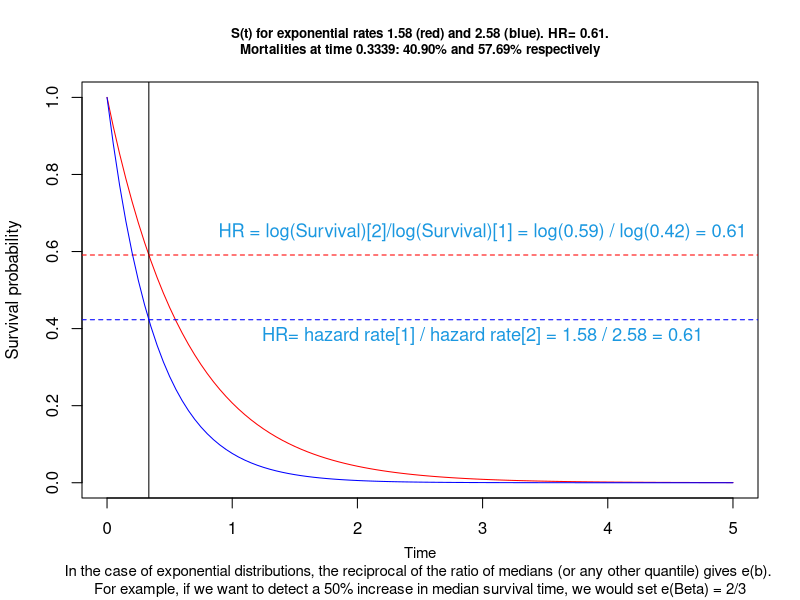
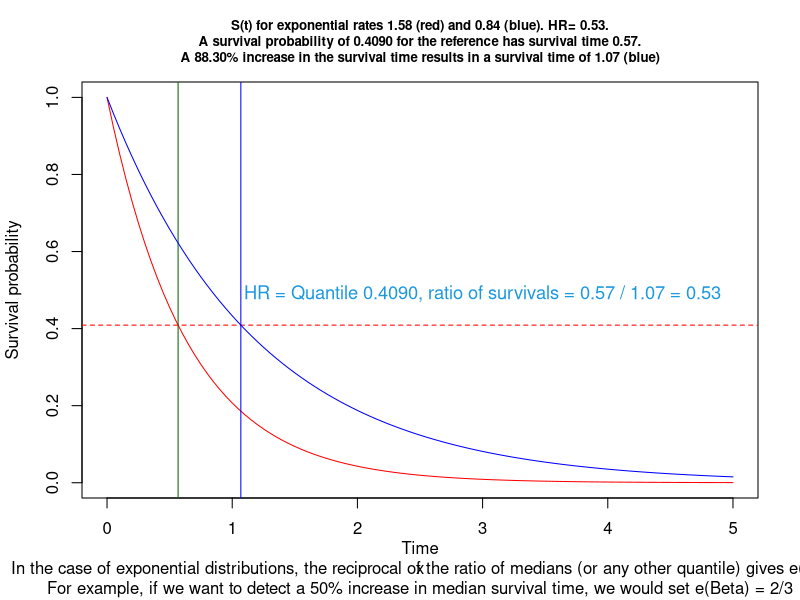
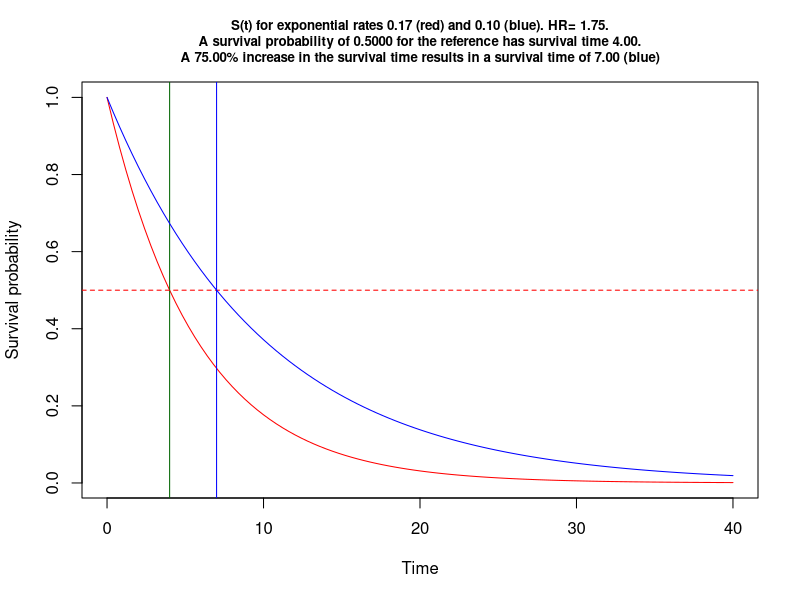
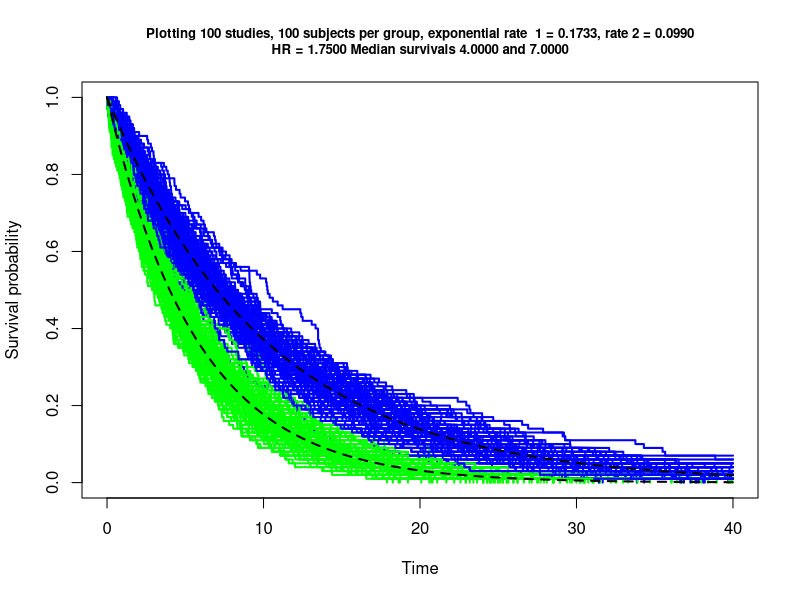

Source code (R) for these figures, in order: (Note: this script raises an error after producing the figures.)
## ---- chunk 1

#/***************************************************************************#
#Filename           :      xxxxxxxxxxxxxxxxxxxxx
#Author             :      obrieea1
#Date               :      xx-May-2021
#R                  :      xxxxxxxxxxxxx
#Platform           :      xxxxxxxxxxxxx 
#Project/Study      :      xxxxxxxxxxxxx
#Description        :      xxxxxxxxxxxxx   
#Assumptions:   
#Input              :       
#Output             :      An .R, .Rmd and .html file is output to xxx
#                          An .R file is output to the dir where original .Rmd file is located
#Macros used        :      none
#---------------------------------------------------------------------------
#MODIFICATION HISTORY: 
#    <DD-MON-YYYY>,
#    <Description> 
#    
#***************************************************************************/

# knit: (function(inputFile, encoding) { 
#               out_dir <- '~/Survival-power';   
#           rmarkdown::render(inputFile,
#                         encoding=encoding, 
#       output_file=file.path(out_dir,'survival power exploration.html')) })

        rm(list=ls())

        set.seed(123)
        startTime<-proc.time()
        library(knitr)
        knit_hooks$set(purl = hook_purl)  #new line
        options(width=120)
        options(width = 999)
        opts_chunk$set(comment = "", warning = FALSE, message = FALSE,
                       echo = FALSE, tidy = FALSE, size="tiny",  cache=FALSE,
                       progress=TRUE,
                         fig.width=7, fig.height=3.5,
                       cache.path = 'program_Cache/',
                       fig.path='figure/')
         
        knitr::knit_hooks$set(inline = function(x) {
          knitr:::format_sci(x, 'md')
        })
         
        
        options(scipen=999)  # remove scientific notation
        
      
        # create an R file of the code!
        # https://stackoverflow.com/questions/26048722/knitr-and-tangle-code-without-execution
        
         # knit_hooks$set(purl = function(before, options) {
         #   if (before) return()
         #   input  = current_input()  # filename of input document
         #   output = paste(tools::file_path_sans_ext(input), 'R', sep = '.')
         #   if (knitr:::isFALSE(knitr:::.knitEnv$tangle.start)) {
         #   assign('tangle.start', TRUE, knitr:::.knitEnv)
         #   unlink(output)
         # }
         #   cat(options$code, file = output, sep = '\n', append = TRUE)
         # })

          # function to calculate the mode     
          getmode <- function(v) {
               uniqv <- unique(v)
               uniqv[which.max(tabulate(match(v, uniqv)))]
          }
  
          
        # https://stackoverflow.com/questions/36868287/purl-within-knit-duplicate-label-error
          
          options(knitr.duplicate.label = 'allow') # to help with purl
 
          
## ---- chunk 2

 
      
      gps1 <-  paste0('~/Survival-power')
      gps2 <-  paste0('~/Survival-power')
      
      path.script <- paste0(gps1, '')        # code to go here
      path.import <- paste0(gps2, '')  # data is here
      path.export <- paste0(gps1, '') 
      
      wd <- Rhome <- paste0('~/Survival-power')
      wd.code <- paste0(Rhome,'')                 
      wd.data <- paste0(Rhome,'')
 
      
      
      # rounding functions
      p2 <- function(x) {formatC(x, format="f", digits=2)}
      p3 <- function(x) {formatC(x, format="f", digits=3)}
      p4 <- function(x) {formatC(x, format="f", digits=4)}
      
       # https://stackoverflow.com/questions/3245862/format-numbers-to-significant-figures-nicely-in-r
      formatz <- function(x){
        
        if (!is.na(x)  ) {
          
          formatC(signif(x,digits=5), digits=5,format="fg", flag="#",big.mark=",")
          
        }
        
      }
      
      formatz0 <- function(x){
        sprintf(x, fmt = '%s')  
      }
      formatz1 <- function(x){
        sprintf(x, fmt = '%#.1f')  
      }
      formatz2 <- function(x){
        sprintf(x, fmt = '%#.2f')  
      }
      formatz00 <- function(x){
        round(x,0) 
      }
      formatz4 <- function(x){
        sprintf(x, fmt = '%#.4f')  
      }
 
      
## ---- chunk 3
      
    # functions  to get means and SDs, not used
    mymean <- function(x) {mean(x, na.rm=T)}
    mysd <- function(x) {sd(x, na.rm=T)}
    
     
## ---- chunk 4
 
    library(survival)
    library(rms) # for modelling
    library(tidyverse)
   
## ---- chunk 5
      
  # x <- list.files(path.import,".")   # get the names of all files in this dir.
  # #
  # f <- x[grep("\\.sas7bdat\\b",x)]  # get the names that include sas7bdat
  # 
  # f <- c("zzzzz.sas7bdat","yyyy.sas7bdat","xxxx.sas7bdat")
  # 
  # # assign names to objects and call the object the actual name
  # for (i in 1:length(f)) assign(f[i], haven::read_sas(paste0(path.import,f[i])))


  lambda  <-runif(1,1,3)                       # this will be a constant hazard rate
  lambda2 <-runif(1,1,3)                       # second curve rate
  
  end <- ceiling(-(log(1-.999)/ lambda))       # for plotting 99th percentile
  s <- seq(0,end, length.out = end+1)          # reasonable x axis
  p=.5                                         # choose survival prop
  p=runif(1)
  ms <- -log(1-p)/lambda                       # survival

 
  
  (time1 <- ms )
  (mort1 <-  exp(-lambda2*  ms  ) ) # e^-lambda*t
  
  # tereneau book p62
  # In the case of exponential distributions, the reciprocal of the ratio of
  # medians (or any other quantile) gives e(b). For example, if we want to
  # detect a 50% increase in median survival time, we would set e(Beta) = 2/3. 
  (log(1-p)/log(mort1))
  lambda/lambda2
  #~~~~~~~~~~~~~~~~~~~~~~~~~~~~~~~~~~~~~~~~~~~~~~~~~~~~~~~~~~~~~~~~~~~~~~~~~~~~~~~~~~~~
  #~~~~~~~~~~~~~~~~~~~~~~~~~~~~~~~~~~~~~~~~~~~Survival function~~~~~~~~~~~~~~~~~~~~~~~~~~~~~~~
  #par(mfrow=c(2,1))
  zp <- function(x, shape, scale)
    pweibull(x, shape=shape, scale=scale,lower.tail=F)
  
 
   
  curve(zp(x, shape=1, scale=1/lambda), from=0, to=end, 
         main=paste0("S(t) for exponential rates ",formatz2(lambda)," (red) and ",formatz2(lambda2), " (blue). HR= ",formatz2(lambda/lambda2),".\nMortalities at time ",
                       formatz4(ms),": ",formatz2(p*100),"% and ", 
                    formatz2((1-mort1)*100 ), "% respectively" ), cex.main = .8,
        ylab='Survival probability', xlab='', col="red", sub= "Time\nIn the case of exponential distributions, the reciprocal of the ratio of medians (or any other quantile) gives e(b). \nFor example, if we want to detect a 50% increase in median survival time, we would set e(Beta) = 2/3" ,
          cex.sub=.9)
  
  
  abline(v=ms )  
  abline(h=1-p , col='red' , lty=2)
  
   
  curve(zp(x, shape=1, scale=1/lambda2), from=0, to=end, #main=paste0("S(t), rate = ",lambda2,""),
        ylab='Survival probability', xlab='Time', col="blue", add=TRUE)
  abline(h=mort1 , col='blue' , lty=2)  # think of exp(-lambda*t) where t is the define line above
  

  text(x = end*.6, y = (1-p)*1.1, #.7,                # Text with different color & size
       paste0("HR = log(Survival)[2]/log(Survival)[1] = log("
              ,formatz2(1-p),
              ") / log(",
              formatz2(mort1),
              ") = ", 
              formatz2( log(1-p)/log(mort1) ),
              ""),
       col = "#1b98e0",
       cex = 1.1)
  
  text(x = end*.6, y = mort1*.9, #.5,                # Text with different color & size
       paste0(expression("HR= hazard rate[1] / hazard rate[2] = "),formatz2(lambda)," / ",formatz2(lambda2)," = "
              ,formatz2(lambda/lambda2),""
              ),
       col = "#1b98e0",
       cex = 1.1)
 # ratio of two survivals
 A <- -log(1-p)/lambda2
 B <- -log(1-p)/lambda
  
 A/B
 lambda/lambda2

## ---- chunk 6
      
 #~~~~~~~~~~~~~~~~~~~~~~~~~~~~~~~~~~~~~~~~~~~~~~~~~~~~~~~~~~~~~~~~~~~~~~~~~~~~~~~~~~~~~~~~~~~~~~~~
 ## instead of survival mortality lets postulated change in the time for survival  
 
  #a 50% increase in median survival time, we would set e(3 =
 
 fact. <-  0.50     # % increase in time for survival of this means
 fact. <-  runif(1) # % increase in time for survival of this means
 #lambda <-  3 # baseline hazard (reference)
 lambda2  <-  lambda/(1+fact.)
 hr    <-  lambda2/lambda
 
 ref.time <- -log(p)/lambda
 trt.time <- -log(p)/lambda2
 
 curve(zp(x, shape=1, scale=1/lambda), from=0, to=end, 
       main=paste0("S(t) for exponential rates ",formatz2(lambda)," (red) and ",formatz2(lambda2), " (blue). HR= ",formatz2(hr),".\n A survival probability of ",formatz4(p)," for the reference has survival time ",
                   formatz2( ref.time),". \nA ",formatz2(fact.*100) ,"% increase in the survival time results in a survival time of ",formatz2(trt.time)," (blue)"),  cex.main = .8,
       ylab='Survival probability', #xlab='Time', 
       col="red",
        sub= "Time\nIn the case of exponential distributions, the reciprocal of the ratio of medians (or any other quantile) gives e(b). \nFor example, if we want to detect a 50% increase in median survival time, we would set e(Beta) = 2/3" )
 
 
   text(x = end*.6, y = p*1.2,              # Text with different color & size
       paste0("HR = Quantile ",formatz4(p),", ratio of survivals = "
              ,formatz2(ref.time),
              " / ",
              formatz2(trt.time),
              " = ", 
              formatz2( ref.time/trt.time ),
              ""),
       col = "#1b98e0",
       cex = 1.1)
 
 
 abline(v= -log(p)/lambda, col='darkgreen')  
 abline(h=p , col='red' , lty=2)
 abline(v= -log(p)/lambda2 , col='blue')   
 
 curve(zp(x, shape=1, scale=1/lambda2), from=0, to=end,  
       ylab='Survival probability', xlab='Time', col="blue", add=TRUE)
  
 #~~~~~~~~~~~~~~~~~~~~~~~~~~~~~~~~~~~~~~~~~~~~~~~~~~~~~~~~~~~~~~~~~~~~~~~~~~~~~~~~~~~~~~~~~~~~~~~~
 
# par(mfrow=c(1,1))
 
## ---- chunk 7
     
## ---- chunk 8
 
# This function is useful for creating d1 an input to Hmisc cpower

  morti <- function ( d0=.5, hr=2/3, time=6){
    
      lambda = -log(1-d0)/time     # hazard rate 
      m = 1 - exp(-lambda*time*hr) # mortality hence subtracting from 1
      return(m)
  } 
  
 
  d0 <- 0.5
  d1 <- morti()
  
  cpower(tref=6, n=352, mc=d0, r= 100*(d0 - d1)/d0, tmin=39/4, 
         accrual=74/4, alpha=.05, pr=TRUE,
         noncomp.c = 0, noncomp.i = 0)


 
## ---- chunk 9

## ---- chunk 10
  
d0 <- 1-.29
d1 <- 1-.4
cpower(tref=1, n=444, mc=d0, r= 100*(d0 - d1)/d0, tmin=1, 
       accrual=1, alpha=.05, pr=TRUE,
       noncomp.c = 0, noncomp.i = 0)
  
  
  
## ---- chunk 11
     
## ---- chunk 12
     

cpower(tref=2, n=1000, mc=.2, r=25, accrual=2, tmin=1, 
       noncomp.c=10, noncomp.i=17.5)

# repeating using my function, only difference due to rounding

  d0= .2
  time=2
  hr=0.7283
  d1 <- morti(d0=d0, hr= hr, time=time)
  
  cpower(tref=time, n=1000, mc=d0, r=100*(d0 - d1)/d0, accrual=2, tmin=1, 
         noncomp.c=10, noncomp.i=17.5)
 
## ---- chunk 13

  
  d0= .6
  time=5
  d1=.41
  
  cpower(tref=time, n=400, mc=d0, r=100*(d0 - d1)/d0, accrual=1.5, tmin=2,    # p478 and p482
         noncomp.c=0, noncomp.i=0)
  
  cpower(tref=time, n=400, mc=d0, r=100*(d0 - d1)/d0, accrual=2.0,  tmin=2,    # p483
         noncomp.c=0, noncomp.i=0)
  
  cpower(tref=time, n=903, mc=d0, r=100*(d0 - d1)/d0, accrual=20/24, tmin=0,  # p483 no this does not match <-!!
         noncomp.c=0, noncomp.i=0) 


## ---- chunk 14

# Stata survival book p353/354, we duplicate with cpower
# stpower exponential 0.03, hratio(0.6) power(0.9) aperiod(20) fperiod(15)

    hr   <- 0.6
    h    <- 0.03  
    time <- 1/h*(-log(1-0.5))^(1)  #Weibull
    d0   <- 0.5
    d1   <- morti(d0=d0, hr= hr, time=time)  # my function
  
  cpower(tref=time, n=190*2, mc=d0, r=100*(d0 - d1)/d0, accrual=20, tmin=15, 
         noncomp.c=0, noncomp.i=0) #

## ---- chunk 15

 
# stpower exponential 0.03, hratio(0.6) power(0.9) fperiod(35) loghazard detail

simfunx <- function(p=1, hr=.6, n=30, At=20, lambdaC=.018, alpha=0.05, seed=NULL ) {
  
      if (!is.null(seed)) set.seed(seed)
      
      h  <- lambdaC #                    # hazard for exponential using med surv, remeber -log(0.5) is the same 
      ms <- 1/h*(-log(1-0.5))^(p)        # lets show we know how to recreate median survival
      T1 <- 1/h*(-log(runif(n)))^(p)     # weibull times, p=1 so exp, lambda=h
      
      ms2<- ms*hr                        # use the HR to get hazard in other group
      h2 <- log(2)/ms2
      T2 <- 1/h2*(-log(runif(n)))^(p)    # create n weibull times, p=1 so exp, lambda=h2
      
      # lambdaC hazard of censoring
      C1 = rweibull(n, shape=1, scale=1/lambdaC)   # censoring time
      C2 = rweibull(n, shape=1, scale=1/lambdaC)   # censoring time
      
      C1 = rep(100000,n)    # censoring time, basically no censoring due to large time I use here
      C2 = rep(100000,n)    # censoring time  basically no censoring due to large time I use here
      
      time1 = pmin(T1,C1)  # observed time is min of censored and true grp0
      time2 = pmin(T2,C2)  # observed time is min of censored and true grp1
      
      event1 = time1==T1   
      event2 = time2==T2   
      
      event = c(event1,event2)
      Ti = c(time1,time2)
      
      event <- ifelse(Ti >= At, 0, event)
      Ti <-     ifelse(Ti >= At, At, Ti)
      #~~~~~~~~~~~~~~~~~~~~~~~~~~~~~~~~~~~~~~~~~~~~~~~~~~~~~~~~~~~~~~~~~~~~~
      dd <- data.frame(T= Ti, 
                       x = c(rep(1,n), rep(0,n)), 
                       event = event )
      
      l = coxph(Surv(T, event) ~ x, dd)
      
      o <- anova(l)$`Pr(>|Chi|)`[2] # P-value from likelihood ratio test
      
      pow <- o<=alpha
      
      u <- exp(confint(l, level = .9))  [2][[1]]  # use for upper 90% conf interval for non inferiority
      
      n <- (l$n-l$nevent)/l$n  
      
      p <- exp(l$coefficients[[1]])
      
      ev <- l$nevent  # no of events
      
      h1=h
      h2=h2
      
      c( (h1), (h2), (ev),  (n), (p), (u), (o),  (pow))
}


  simres <- plyr::raply(1000,simfunx(p=1, hr=1/.6, n=294/2, At=35, lambdaC=.03))
  simres <- as.data.frame(simres)
  names(simres) <- c("h1","h2","No of events", "Proportion of events","HR", "HR Upper 90CI","Mean P-value","Power")
  options(digits=3)
  r <- (apply(simres,2, mean))
  r<-as.data.frame(r)
  print(kable(t(r)))
  options(digits=7)


## ---- chunk 16


## ---- chunk 17


simfunf <- function(p=1, hr=.6, n=30, acc=20, fup=5, lambdaC=.018, alpha=0.05, seed=NULL ) {
  
  if (!is.null(seed)) set.seed(seed)
  
  At <- T1 <- T2 <- D1 <- D2 <- T1a <- T2a <- time1 <- time2 <- l <- NULL
  
  At= acc + fup
  
  h  <- lambdaC #                    # hazard for exponential using med surv, remeber -log(0.5) is the same 
  ms <- 1/h*(-log(1-0.5))^(p)        # lets show we know how to recreate median survival
  T1 <- 1/h*(-log(runif(n)))^(p)     # weibull times, p=1 so exp, lambda=h
  
  ms2<- ms*hr                        # use the HR to get hazard in other group
  h2 <- log(2)/ms2
  T2 <- 1/h2*(-log(runif(n)))^(p)    # create n weibull times, p=1 so exp, lambda=h2
  
  # lambdaC hazard of censoring
  C1 = rweibull(n, shape=1, scale=1/lambdaC)   # censoring time
  C2 = rweibull(n, shape=1, scale=1/lambdaC)   # censoring time
  
  a1 <- runif(n,0,acc) # use these for random uniform accrual times
  a2 <- runif(n,0,acc)
  
  D1 = T1+a1   # add rand uniform to weibull events
  D2 = T2+a2
  
  T1a <- ifelse(D1>At, At,  T1 )  # make sure no time + accrual entry exceeds accrual + follow up
  T2a <- ifelse(D2>At, At,  T2 )  # and replace [rand uniform to weibull events] with original time to event time

  # by pass censoring, so no censoring!
  C1 = rep(100000,n)    # censoring time, basically no censoring
  C2 = rep(100000,n)    # censoring time  basically no censoring
  
  time1 = pmin(T1a,C1)  # observed time is min of censored and true grp0
  time2 = pmin(T2a,C2)  # observed time is min of censored and true grp1
  
  event1 = time1==T1a   
  event2 = time2==T2a   
  
  
  event = c(event1,event2)
  Ti = c(time1,time2)
  
  event <- ifelse(Ti >= At, 0, event)
  Ti <-     ifelse(Ti >= At, At, Ti)
  #~~~~~~~~~~~~~~~~~~~~~~~~~~~~~~~~~~~~~~~~~~~~~~~~~~~~~~~~~~~~~~~~~~~~~
  dd <- data.frame(T= Ti, 
                   x = c(rep(1,n), rep(0,n)), 
                   event = event )
  
  l = coxph(Surv(T, event) ~ x, dd)
  
  o <- anova(l)$`Pr(>|Chi|)`[2] # P-value from likelihood ratio test
  
  pow <- o<=alpha
  
  u <- exp(confint(l, level = .9))  [2][[1]]  # use for upper 90% conf interval for non inferiority
  
  n <- (l$n-l$nevent)/l$n  
  
  p <- exp(l$coefficients[[1]])
  
  ev <- l$nevent  # no of events
  
  h1=h
  h2=h2
  
  c(h1,h2,ev,n,p,u,o, pow)
}

# my god it works!!!
  simres <- plyr::raply(1000,simfunf(p=1, hr=.6, n=190,  lambdaC=.018, acc=20, fup=15))
  simres <- as.data.frame(simres)
  names(simres) <- c("h1","h2","No of events", "Proportion of events","HR", "HR Upper 90CI","Mean P-value","Power")
  options(digits=3)
  r <- (apply(simres,2, mean))
  r<-as.data.frame(r)
  print(kable(t(r)))
  options(digits=7)


## ---- chunk 18
 
  
  hr=.6
  h  <- .03  
  time <- 1/h*(-log(1-0.5))^(1) 
  d0=.5
  
  d1 <- morti(d0=d0, hr= hr, time=time)
  
  cpower(tref=time, n=190*2, mc=d0, r=100*(d0 - d1)/d0, accrual=20, tmin=15, 
         noncomp.c=0, noncomp.i=0) #?


## ---- chunk 19
 
  weibSurv <- function(x, shape, scale)
      pweibull(x, shape=shape, scale=scale,lower.tail=F)

#~~~~~~~~~~~~~~~~~~~~~~~~~~~~~~~~~~~~~~~~~~~~~~~~~~~~~~~~~~~~~~~~~~~~~~~~~~~~~~~~~~~~~~~~~~~~~~~~
# instead of survival mortality lets postulated change in the time for survival  
# visualize the question
#~~~~~~~~~~~~~~~~~~~~~~~~~~~~~~~~~~~~~~~~~~~~~~~~~~~~~~~~~~~~~~~~~~~~~~~~~~~~~~~~~~~~~~~~~~~~~~~~

  # inputs
  n     <- 100                             # no of patients per group
  ms1   <- 4                               # median survival null
  ms2   <- 7                               # median survival alternative
  p     <- 0.50                            # time for survival probability
  fact. <- (ms2-ms1)/ms1                   # % increase in time for survival of this means
  h     <- lambda   <-  log(2)/ms1         # baseline hazard (reference)
  h2    <- lambda2  <-  lambda/(1+fact.)   # alternate hazard
  hr    <- lambda/lambda2                  # hr compares to alternate/longer survival

## ---- chunk 20
   
  
#~~~~~~~~~~~~~~~~~~~~~~~~~~~~~~~~~~~~~~~~~~~~~~~~~~~~~~~~~~~~~~~~~~~~~~~~~~~~~~~~~~~~~~~~~~~~~~~~
# visualize the question
#~~~~~~~~~~~~~~~~~~~~~~~~~~~~~~~~~~~~~~~~~~~~~~~~~~~~~~~~~~~~~~~~~~~~~~~~~~~~~~~~~~~~~~~~~~~~~~~~

  end <- ceiling(-(log(1-.999)/ lambda))       # for plotting the range of x axis, calc. 99th percentile
  s   <- seq(0,end, length.out = end+1)    
  
  curve(weibSurv(x, shape=1, scale=1/lambda), from=0, to=end, 
        main=paste0("S(t) for exponential rates ",formatz2(lambda)," (red) and ",formatz2(lambda2), " (blue). HR= ",formatz2(hr),".\n A survival probability of ",formatz4(p)," for the reference has survival time ",
                    formatz2(-log(p)/lambda),". \nA ",formatz2(fact.*100) ,"% increase in the survival time results in a survival time of ",formatz2(-log(p)/lambda2)," (blue)"),  cex.main = .8,
        ylab='Survival probability', xlab='Time', col="red")
  
  abline(v= -log(p)/lambda, col='darkgreen')  
  abline(h=p , col='red' , lty=2)
  abline(v= -log(p)/lambda2 , col='blue')   
  
  curve(weibSurv(x, shape=1, scale=1/lambda2), from=0, to=end,  
        ylab='Survival probability', xlab='Time', col="blue", add=TRUE)

## ---- chunk 21
  
#~~~~~~~~~~~~~~~~~~~~~~~~~~~~~~~~~~~~~~~~~~~~~~~~~~~~~~~~~~~~~~~~~~~~~~~~~~~~~~~~~~~~~~~~~~~~~~~~
# Plot many studies
#~~~~~~~~~~~~~~~~~~~~~~~~~~~~~~~~~~~~~~~~~~~~~~~~~~~~~~~~~~~~~~~~~~~~~~~~~~~~~~~~~~~~~~~~~~~~~~~~

  T1 <- 1/h* (-log(runif(n)))^(1)      # 1 in brackets dictates exponential dist
  T2 <- 1/h2*(-log(runif(n)))^(1)      # 1 in brackets dictates exponential dist
  
  survfit1 <- survfit(Surv(T1) ~ 1)
  plot(survfit1, ylab="Survival probability", xlab="Time",col="green", conf.int=FALSE, 
       main=paste0("Plotting ",n," studies, ",n," subjects per group, exponential rate  1 = ",formatz4(h),", rate 2 = ",formatz4(h2), "\nHR = ",formatz4(h/h2),
                   " Median survivals ",formatz4(log(2)/lambda)," and ",formatz4(log(2)/lambda2)), xlim=c(0,end), cex.main = .8)
  
  survfit2 <- survfit(Surv(T2) ~ 1)
  lines(survfit2, lwd=2, col='blue', conf.int = FALSE)  
  
  # draw 100 studies!
  for ( i in 1:n) {
    
    T1 <- 1/h* (-log(runif(n)))^(1)   # 1 in brackets dictates exponential dist
    T2 <- 1/h2*(-log(runif(n)))^(1)   # 1 in brackets dictates exponential dist
    
    survfit1 <- survfit(Surv(T1) ~ 1)
    lines(survfit1, lwd=2, col='green', conf.int = FALSE)  
    
    survfit2 <- survfit(Surv(T2) ~ 1)
    lines(survfit2, lwd=2, col='blue', conf.int = FALSE)  
    
  }
  
  # plot true survival curve, constant hazard h
  curve(weibSurv(x, shape=1, scale=1/h), from=0, to=end, n=length(T1), 
        col='black', lwd=2, lty=2,
        ylim=c(0,1), add=TRUE)
  
  # plot true survival curve, constant hazard h2
  curve(weibSurv(x, shape=1, scale=1/h2), from=0, to=end, n=length(T1), 
        col='black', lwd=2, lty=2,
        ylim=c(0,1), add=TRUE)


## ---- chunk 22
  
#~~~~~~~~~~~~~~~~~~~~~~~~~~~~~~~~~~~~~~~~~~~~~~~~~~~~~~~~~~~~~~~~~~~~~~~~~~~~~~~~~~~~~~~~~~~~~~~~
# power simulation
#~~~~~~~~~~~~~~~~~~~~~~~~~~~~~~~~~~~~~~~~~~~~~~~~~~~~~~~~~~~~~~~~~~~~~~~~~~~~~~~~~~~~~~~~~~~~~~~~

  sim = function(h,h2,n) {
    
    # Simulate some time to event data
    T1 <- 1/h* (-log(runif(n)))^(1)   
    T2 <- 1/h2*(-log(runif(n)))^(1) 
    
    # data
    ti = c(T1, T2)
    gr = c(rep(1, n), rep(0, n))
    
    l = coxph(Surv(ti) ~ gr)    # Fit Cox model
    anova(l)$`Pr(>|Chi|)`[2]   # P-value 
  }
  
  #set.seed(123) # Reproducible pseudorandom numbers
  pv <-  replicate(1000, sim(n = 200/2, h = h, h2=h2)) 
  mean(pv <= 0.05)  

  
## ---- chunk 23
#~~~~~~~~~~~~~~~~~~~~~~~~~~~~~~~~~~~~~~~~~~~~~~~~~~~~~~~~~~~~~~~~~~~~~~~~~~~~~~~~~~~~~~~~~~~~~~~~
# let's use Frank Harrell Hmisc cpower function
# the perspective here is change in mortality at initial time of interest rather 
#~~~~~~~~~~~~~~~~~~~~~~~~~~~~~~~~~~~~~~~~~~~~~~~~~~~~~~~~~~~~~~~~~~~~~~~~~~~~~~~~~~~~~~~~~~~~~~~~
  morti <- function ( d0=.5, hr=2/3, time=6){
    
    lambda = -log(1-d0)/time     # hazard rate 
    m = 1 - exp(-lambda*time*hr) # mortality hence subtracting from 1
    return(m)
  } 
  
  time <- ms1
  d0   <- p
  hr   <- 1/hr
  
  d1 <- morti(d0=d0, hr= hr, time=time)
  
  # looking at graph above just made me choose accrual time 100 with no further follow up
  Hmisc::cpower(tref=time, n=100*2, mc=d0, r=100*(d0 - d1)/d0, accrual=100, tmin=0, 
         noncomp.c=0, noncomp.i=0) 
  
    Hmisc::cpower(tref=time, n=152, mc=d0, r=100*(d0 - d1)/d0, accrual=100, tmin=0, 
         noncomp.c=0, noncomp.i=0) 
  

## ---- chunk 24


 w.sim2 <- function(p=1, hr=1.75, n=100, At=30, ms=5.5, lambdaC=.04) { 

      h  <- log(2)/ms                    # hazard for exponential
      ms <- 1/h*(-log(1-0.5))^(p)        # median survival
      T1 <- 1/h*(-log(runif(n)))^(p)     # weibull times, p=1 so exp, lambda=h
      
      ms2<- ms*hr                        # use the HR to get hazard in other group
      h2 <- log(2)/ms2
      T2 <- 1/h2*(-log(runif(n)))^(p)    # weibull times, p=1 so exp, lambda=h2
      
      # lambdaC hazard of censoring
      C1 = rweibull(n, shape=1, scale=1/lambdaC)   # censoring time
      C2 = rweibull(n, shape=1, scale=1/lambdaC)   # censoring time
      
      time1 = pmin(T1,C1)  # observed time is min of censored and true grp0
      time2 = pmin(T2,C2)  # observed time is min of censored and true grp1
      
      event1 = time1==T1   
      event2 = time2==T2   
      
      event = c(event1,event2)
      #~~~~~~~~~~~~~~~~~~~~~~~~~~~~~~~~~~~~~~~~~~~~~~~~~~~~~~~~~~~~~~~~~~~~~
      dat <- data.frame(T = c(time1,time2), 
                        x = c(rep(1,n), rep(0,n)), 
                        event = c(event1,event2) )

      l = coxph(Surv(T, event) ~ x, dat)
      
      pv <- anova(l)$`Pr(>|Chi|)`[2] # P-value from likelihood ratio test
      
      # collect
      o <- pv
      
      n <- (l$n-l$nevent)/l$n
      
      p <- exp(l$coefficients[[1]])
      
      ev <- l$nevent
      
   #   pow <- o <=.05
      
      output <- list(o,n,p,ev )
      
      return(output)

    }

 
  fact.    <-   (7-4)/4  # % increase in time for survival of this means
  lambda   <-  log(2)/4 # baseline hazard (reference)
  lambda2  <-  lambda/(1+fact.)
  hr       <-  lambda/lambda2
   
   
  # need to double check inputs are correct here??
  require(survival)
  phr = replicate(1000, w.sim2(p=1, hr=hr, n=200/2, At=30000, ms=7, lambdaC=0.00006)) # # censoring and admin censoring times are so big they have no effect
  phr <- t(phr)
  mean(phr[,1] <= 0.05) 


## ---- chunk 25
  
  
#~~~~~~~~~~~~~~~~~~~~~~~~~~~~~~~~~~~~~~~~~~~~~~~~~~~~~~~~~~~~~~~~~~~~~~~~~~~~~~~~~~~~~~~~~~~~~~~~
# non inf power simulation - under construction
#~~~~~~~~~~~~~~~~~~~~~~~~~~~~~~~~~~~~~~~~~~~~~~~~~~~~~~~~~~~~~~~~~~~~~~~~~~~~~~~~~~~~~~~~~~~~~~~~
  # inputs
  n     <- 100                             # no of patients per group
  ms1   <- 4                               # median survival null
  ms2   <- 7                               # median survival alternative
  p     <- 0.50                            # time for survival probability
  fact. <- (ms2-ms1)/ms1                   # % increase in time for survival of this means
  h     <- lambda   <-  log(2)/ms1         # baseline hazard (reference)
  h2    <- lambda2  <-  lambda/(1+fact.)   # alternate hazard
  hr    <- lambda/lambda2                  # hr compare
  
  
  simi = function(h,h2,n) {
    
    # Simulate some time to event data
    T1 <- 1/h* (-log(runif(n)))^(1)   
    T2 <- 1/h2*(-log(runif(n)))^(1) 
    
    # data
    ti = c(T1, T2)
    gr = c(rep(1, n), rep(0, n))
    
    l = coxph(Surv(ti) ~ gr)    # Fit Cox model
    #anova(l)$`Pr(>|Chi|)`[2]   # P-value 
    exp(confint(l, level = .9))  [1][[1]]  # use for lower CI
    
  }
  
  #set.seed(123) # Reproducible pseudorandom numbers
  # try less samples
  pv <-  replicate(1000, simi(n = 50/2, h = h, h2=h2)) 
  mean(pv >  0.80)
  mean(pv >  0.85) 
  mean(pv >  0.90)
  mean(pv >  0.95)  
 # mean(pv > 1.0)
#  mean(pv > 1.1)  
#  mean(pv > 1.2)
  








## ---- chunk 26

      options(width=70)
     # opts_knit$set(root.dir = wd.code)   ##THIS SETS YOUR WORKING DIRECTORY
      sessionInfo()
      print(getwd())
      stopTime<-proc.time()


## ---- chunk 27

    # move stangle R file to a folder in GPS
    # put this at bottom and give it the same name as the RMD file , replace any blanks with underscore
    # https://amywhiteheadresearch.wordpress.com/2014/11/12/copying-files-with-r/

    # https://stackoverflow.com/questions/21101573/need-the-filename-of-the-rmd-when-knitr-runs
    x <- knitr::current_input() 
    x
    rcode <-  gsub(' ','_', trimws(x))                       # replace blank with underscore, this is needed
    file.copy(rcode, path.script,  overwrite=TRUE)           # make a copy of the rcode in a folder of choice
    
    
    # saving the html to GPS!
    # https://stackoverflow.com/questions/28894515/rmarkdown-directing-output-file-into-a-directory
    # x1 <- gsub('\\.Rmd','\\.html', trimws(x)) 
    # rcode <-  gsub(' ','_', trimws(x1))   
    # knit: (function(inputFile, encoding) { 
    #   out_dir <- path.script;
    #   rmarkdown::render(inputFile,
    #                     encoding=encoding, 
    #                     output_file=file.path(dirname(x), out_dir, rcode)) })
    # 
    
    #http://felixfan.github.io/extract-r-code/
    #https://www.rdocumentation.org/packages/knitr/versions/1.19/topics/knit
    #y <- knitr::current_input()
    #knitr::purl(y, output = "test.R", documentation = 2)
 
    input  = knitr::current_input()  # filename of input document
    cat("checking purl..")
    input
    output = paste(tools::file_path_sans_ext(input), 'R', sep = '.')
    output
    #tools::file_path_sans_ext(input)
    knitr::purl(input,paste0(path.script,output),documentation=1,quiet=T)  ##where do we wish to save R code?
    getwd()
    
